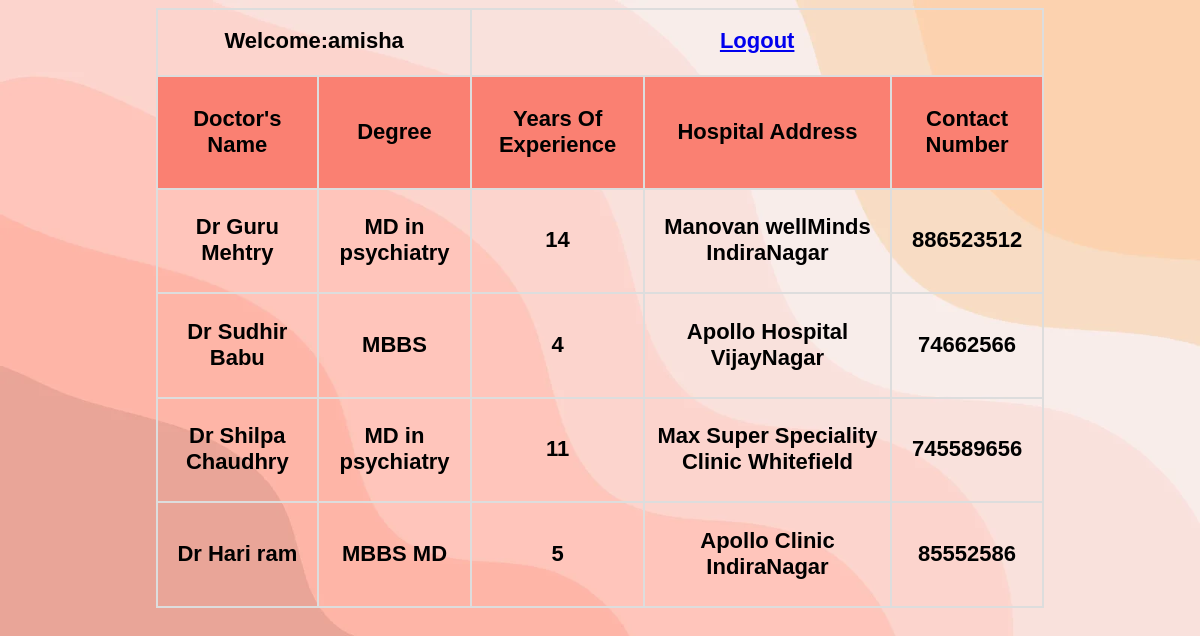
The app's page /viewdoc.php?cid=5 (signed in) with its own data.
### tables this page shows
CREATE TABLE `doctors` (
  `ID` int(200) NOT NULL,
  `SNo` int(200) NOT NULL,
  `Name` varchar(500) NOT NULL,
  `DocEducation` varchar(500) NOT NULL,
  `YearsofExperience` text NOT NULL,
  `HospitalAddr` varchar(700) NOT NULL,
  `ContactNumber` text NOT NULL,
  `Date` date NOT NULL
);

### viewdoc.php (the view, shortened to what this page needs)
<?php
if(isset($_SESSION['login_user']))
{
 $con=mysqli_connect("localhost","root","","mentalhealthsystem");
 $id=$_GET['cid'];
 $cat_query="Select * from doctors where SNo='$id'";
 $result=mysqli_query($con,$cat_query);
 ?>
 <!DOCTYPE html>
 <html>
 <head>
 </head>
 <body>
  <form method="post" enctype="multipart/form-data">
    <table id="customers" border="2" cellpadding="5" cellspacing="4" align="center" height="600px" width="800px">
      <tr>
        <td colspan ="2">Welcome:<?php echo $_SESSION['login_user'];?></td>
        <td colspan="3" align="center"> <a href="index.html">Logout</a>
       </td>
      </tr>
     <tr>
        <th>Doctor's Name</th>
        <th>Degree</th>
        <th>Years Of Experience</th>
        <th>Hospital Address</th>
        <th>Contact Number</th>
      </tr>
        <?php
        if(mysqli_num_rows($result) > 0)
        {
          while($row=mysqli_fetch_array($result))
          {
        ?>
        <tr>
          <td> <?php echo $row["Name"]; ?> </td>
          <td> <?php echo $row["DocEducation"]; ?> </td>
          <td> <?php echo $row["YearsofExperience"]; ?> </td>
          <td> <?php echo $row["HospitalAddr"]; ?> </td>
          <td> <?php echo $row["ContactNumber"]; ?> </td>
        </tr>
      <?php
            }
          }
      ?>
  </table>
 </form>
 </body>
 </html>
 <?php
}
 else
 {
 header('location:userlogin.html');
 }?>

### viewdoc.php (style rules this page uses)
body { background-image: url("bg2.png"); background-size:cover; }
#customers { font-family: "Trebuchet MS", Arial, Helvetica, sans-serif; border-collapse: collapse; width: 75%; }
#customers td, #customers th { border: 2px solid #ddd; padding: 8px; padding-bottom: 10px; font-weight: bold; font-size: 22px; text-align:center; }
#customers th { padding-top: 12px; padding-bottom: 12px; text-align:center; background-color: #FA8072; color: black; }

### records on screen
doctors: Name "Dr Guru Mehtry", DocEducation "MD in psychiatry", YearsofExperience "14", HospitalAddr "Manovan wellMinds IndiraNagar", ContactNumber "886523512"
doctors: Name "Dr Sudhir Babu", DocEducation "MBBS", YearsofExperience "4", HospitalAddr "Apollo Hospital VijayNagar", ContactNumber "74662566"
doctors: Name "Dr Shilpa Chaudhry", DocEducation "MD in psychiatry", YearsofExperience "11", HospitalAddr "Max Super Speciality Clinic Whitefield", ContactNumber "745589656"
doctors: Name "Dr Hari ram", DocEducation "MBBS MD", YearsofExperience "5", HospitalAddr "Apollo Clinic IndiraNagar", ContactNumber "85552586"

### other values on screen
$_SESSION['login_user'] "amisha"
